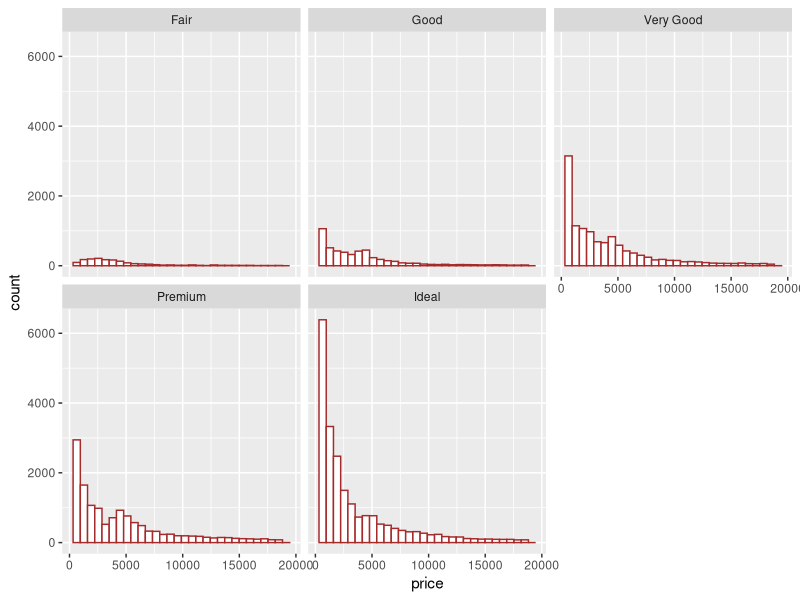
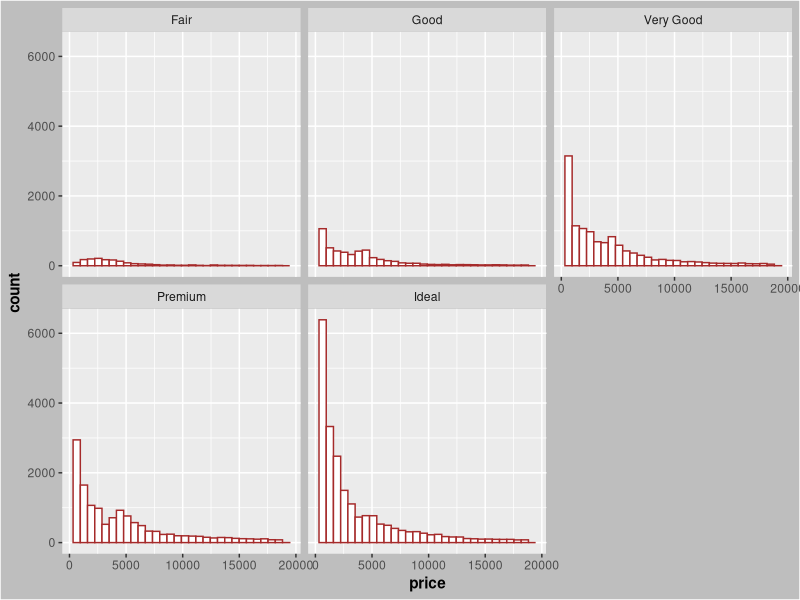

R code for these plots, in order:
## ---- chunk 1
library(tidyverse)
diamonds
ggplot(data = diamonds, aes(x = price))+
  geom_histogram(color = "brown", fill = "white")+
  facet_wrap(~cut)
## ---- chunk 2
library(tidyverse)
diamonds
ggplot(data = diamonds, aes(x = price))+
  geom_histogram(color = "brown", fill = "white")+
  facet_wrap(~cut)+
  theme(plot.background = element_rect("grey"), axis.title = element_text(face = "bold"))
